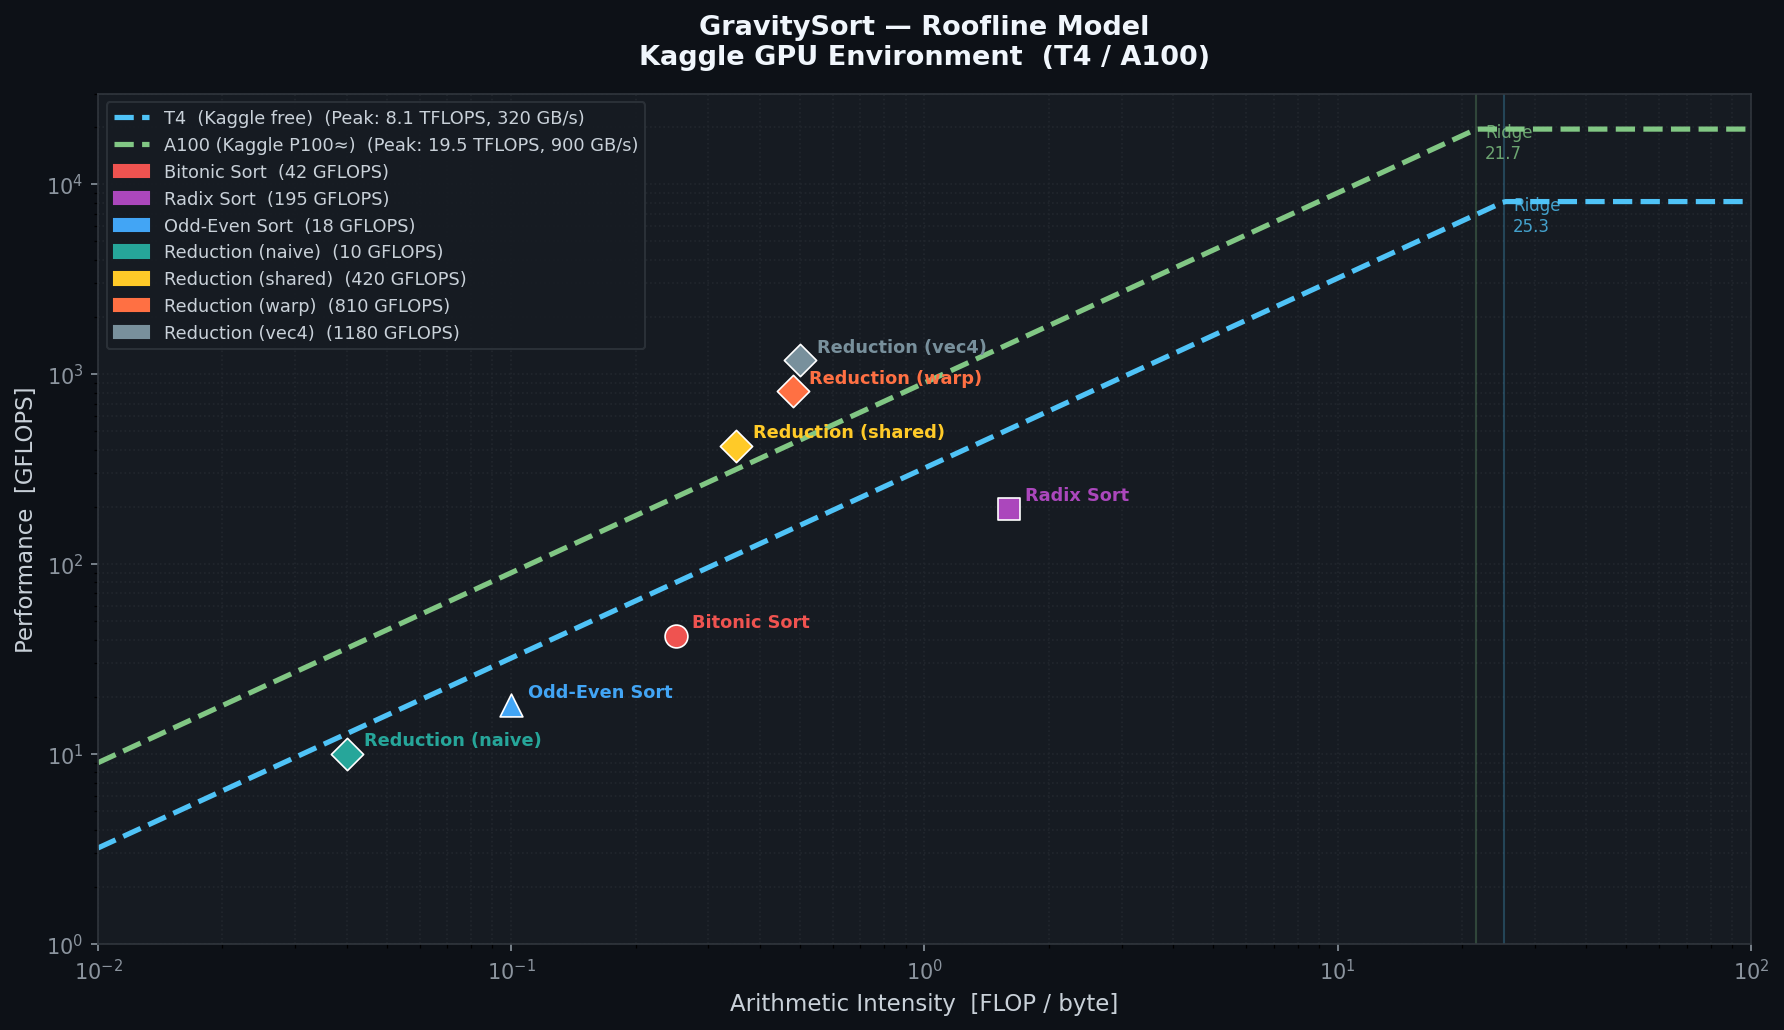

The Python source for this figure:
#!/usr/bin/env python3
"""
GravitySort — Roofline Model Plot
───────────────────────────────────────────────────────────────────────────────
Generates a roofline model chart for Kaggle T4 / A100 GPUs, overlays
actual GravitySort kernel measurements, and saves as roofline.png for
embedding in README.md.

Usage:
    python profiling/roofline.py [--results results.json]

results.json format (populate after running benchmarks):
{
  "kernels": [
    {"name": "Bitonic Sort",      "gflops": 45.2,  "intensity": 0.25},
    {"name": "Radix Sort",        "gflops": 210.5, "intensity": 1.8},
    {"name": "Reduction (naive)", "gflops": 12.1,  "intensity": 0.05},
    {"name": "Reduction (warp)",  "gflops": 890.0, "intensity": 0.50},
    {"name": "Reduction (vec4)",  "gflops": 1250.0,"intensity": 0.50}
  ]
}
"""

import json, argparse, math
import numpy as np
import matplotlib
matplotlib.use("Agg")
import matplotlib.pyplot as plt
import matplotlib.patches as mpatches

# ─── GPU hardware limits ───────────────────────────────────────────────────
GPU_PROFILES = {
    "T4  (Kaggle free)": {
        "peak_tflops":  8.1,    # FP32 TFLOPS
        "peak_bw_tbps": 0.320,  # memory bandwidth (320 GB/s)
        "color": "#4fc3f7",
    },
    "A100 (Kaggle P100≈)": {
        "peak_tflops":  19.5,
        "peak_bw_tbps": 0.900,
        "color": "#81c784",
    },
}

# ─── Default demo kernel measurements (replace with actual ncu output) ─────
DEFAULT_KERNELS = [
    {"name": "Bitonic Sort",        "gflops":   42.0,   "intensity": 0.25,  "marker": "o"},
    {"name": "Radix Sort",          "gflops":  195.0,   "intensity": 1.60,  "marker": "s"},
    {"name": "Odd-Even Sort",       "gflops":   18.0,   "intensity": 0.10,  "marker": "^"},
    {"name": "Reduction (naive)",   "gflops":   10.0,   "intensity": 0.04,  "marker": "D"},
    {"name": "Reduction (shared)",  "gflops":  420.0,   "intensity": 0.35,  "marker": "D"},
    {"name": "Reduction (warp)",    "gflops":  810.0,   "intensity": 0.48,  "marker": "D"},
    {"name": "Reduction (vec4)",    "gflops": 1180.0,   "intensity": 0.50,  "marker": "D"},
]

KERNEL_COLORS = [
    "#ef5350", "#ab47bc", "#42a5f5", "#26a69a",
    "#ffca28", "#ff7043", "#78909c"
]

def roofline_peak(intensity, peak_tflops, peak_bw_tbps):
    """Returns achievable GFLOPS at given arithmetic intensity (FLOP/byte)."""
    compute_bound = peak_tflops * 1000  # GFLOPS
    memory_bound  = intensity * peak_bw_tbps * 1000  # GFLOPS
    return min(compute_bound, memory_bound)

def main():
    import sys
    sys.stdout.reconfigure(encoding='utf-8', errors='replace')
    parser = argparse.ArgumentParser()
    parser.add_argument("--results", default=None, help="JSON file with kernel measurements")
    parser.add_argument("--output",  default="profiling/roofline.png")
    args = parser.parse_args()

    kernels = DEFAULT_KERNELS
    if args.results:
        with open(args.results) as f:
            kernels = json.load(f)["kernels"]

    # ─── Figure setup ──────────────────────────────────────────────────────
    fig, ax = plt.subplots(figsize=(12, 7))
    fig.patch.set_facecolor("#0d1117")
    ax.set_facecolor("#161b22")
    for spine in ax.spines.values():
        spine.set_color("#30363d")

    intensities = np.logspace(-2, 2, 500)

    # ─── Draw rooflines for each GPU ───────────────────────────────────────
    legend_handles = []
    for gpu_name, gpu in GPU_PROFILES.items():
        roof = [roofline_peak(i, gpu["peak_tflops"], gpu["peak_bw_tbps"])
                for i in intensities]
        line, = ax.loglog(intensities, roof,
                          color=gpu["color"], linewidth=2.5, linestyle="--",
                          label=f"{gpu_name}  (Peak: {gpu['peak_tflops']} TFLOPS, "
                                f"{int(gpu['peak_bw_tbps']*1000)} GB/s)")
        # Ridge point
        ridge = gpu["peak_tflops"] / gpu["peak_bw_tbps"]
        ax.axvline(ridge, color=gpu["color"], alpha=0.25, linewidth=1)
        ax.text(ridge * 1.05,
                gpu["peak_tflops"] * 1000 * 0.7,
                f"Ridge\n{ridge:.1f}",
                color=gpu["color"], fontsize=8, alpha=0.8)
        legend_handles.append(line)

    # ─── Plot kernels ───────────────────────────────────────────────────────
    for i, k in enumerate(kernels):
        color = KERNEL_COLORS[i % len(KERNEL_COLORS)]
        scatter = ax.scatter(k["intensity"], k["gflops"],
                             color=color, s=120, zorder=5,
                             marker=k.get("marker", "o"),
                             edgecolors="white", linewidths=0.8)
        ax.annotate(k["name"],
                    (k["intensity"], k["gflops"]),
                    textcoords="offset points", xytext=(8, 4),
                    fontsize=8.5, color=color, fontweight="bold")
        legend_handles.append(
            mpatches.Patch(color=color, label=f"{k['name']}  ({k['gflops']:.0f} GFLOPS)"))

    # ─── Labels & grid ─────────────────────────────────────────────────────
    ax.set_xlabel("Arithmetic Intensity  [FLOP / byte]",
                  color="#c9d1d9", fontsize=11)
    ax.set_ylabel("Performance  [GFLOPS]",
                  color="#c9d1d9", fontsize=11)
    ax.set_title("GravitySort — Roofline Model\n"
                 "Kaggle GPU Environment  (T4 / A100)",
                 color="#f0f6fc", fontsize=13, fontweight="bold", pad=14)
    ax.tick_params(colors="#8b949e")
    ax.grid(True, which="both", color="#21262d", linewidth=0.8, linestyle=":")
    ax.set_xlim(1e-2, 1e2)
    ax.set_ylim(1, 3e4)

    legend = ax.legend(handles=legend_handles, loc="upper left",
                       facecolor="#161b22", edgecolor="#30363d",
                       labelcolor="#c9d1d9", fontsize=8.5)

    plt.tight_layout()
    plt.savefig(args.output, dpi=150, bbox_inches="tight",
                facecolor=fig.get_facecolor())
    print(f"✓ Roofline model saved → {args.output}")

if __name__ == "__main__":
    main()
